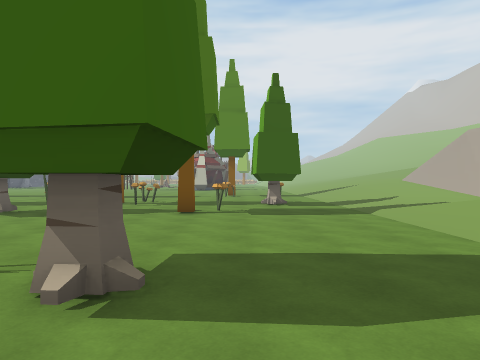
[1] (above)

24 first-person views from a walk through a 3-D level made in the Unity game engine. The camera is 1.5 m above the floor, looks level and sees 70° across. The floor is counted in squares, 2 m on a side. Each view is taken from the middle of a square. On the plan, view 1 faces up. The plan holds only what a view shows up to about 11 squares ahead; the rest is blank. The place goes on beyond the plan. The player character is not drawn. Door leaves are left out, so doorways stand open. Some surface patterns are stand-ins.

[2]
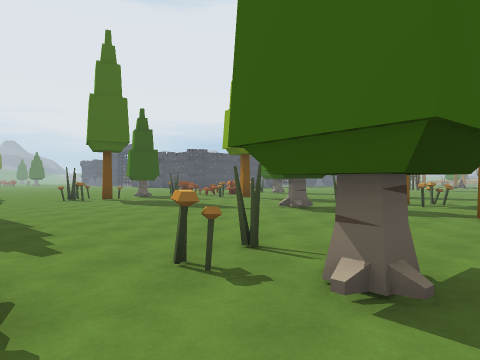

[3]
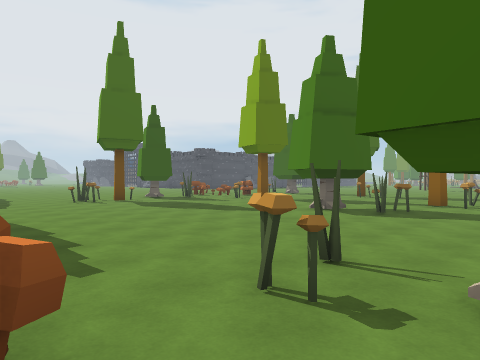

[4]
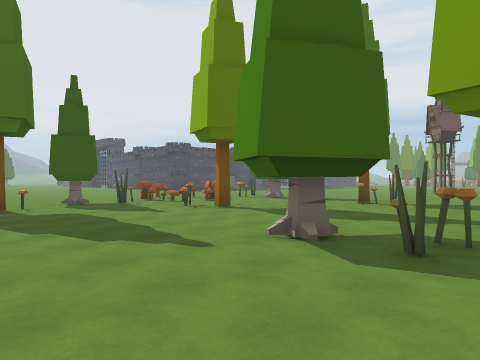

[5]
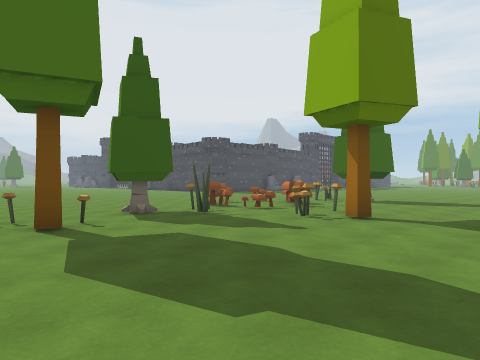

[6]
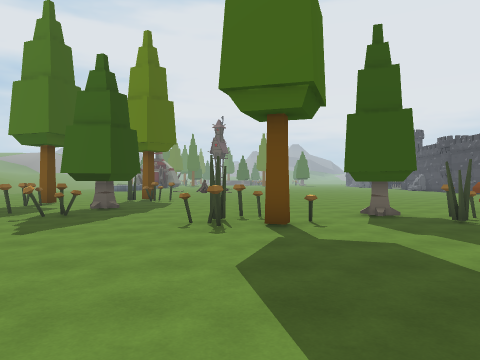

[7]
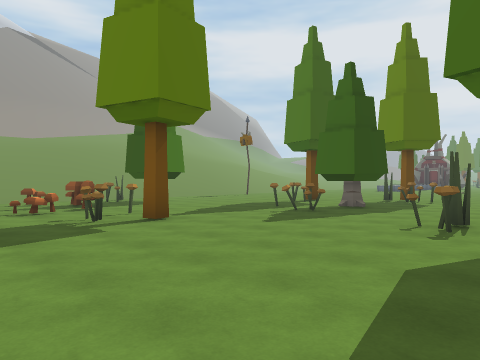

[8]
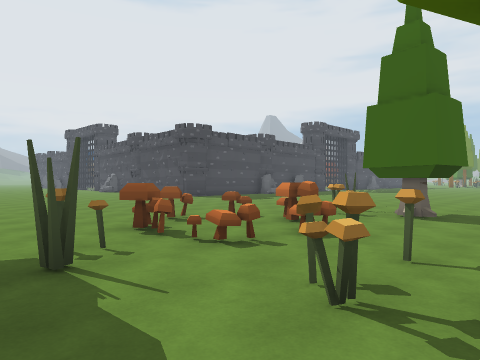

[9]
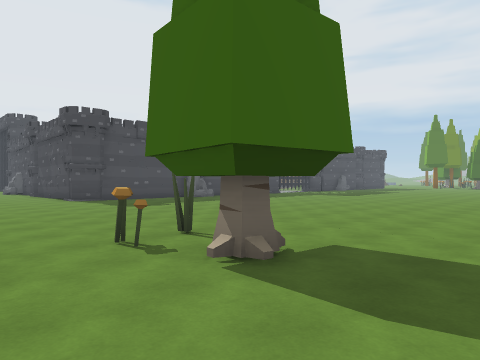

[10]
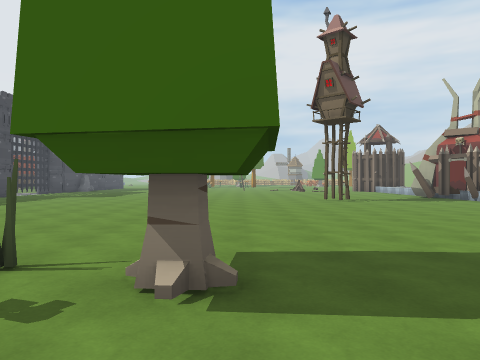

[11]
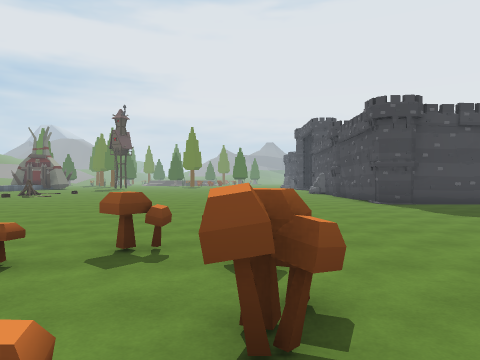

[12]
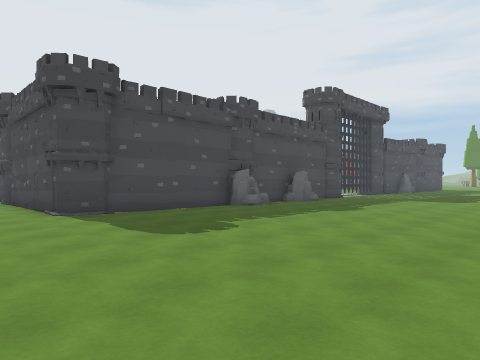

[13]
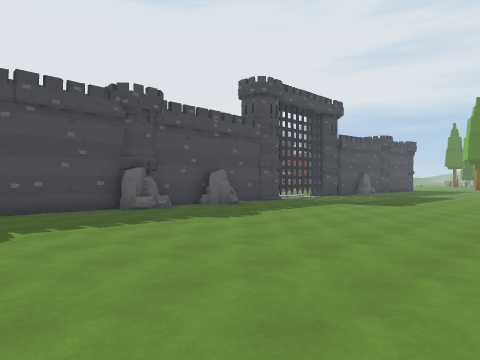

[14]
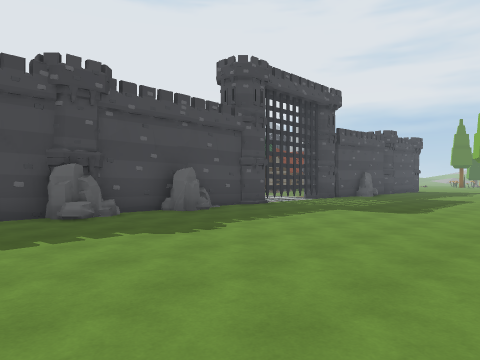

[15]
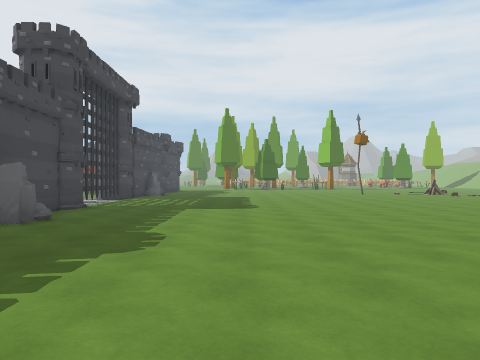

[16]
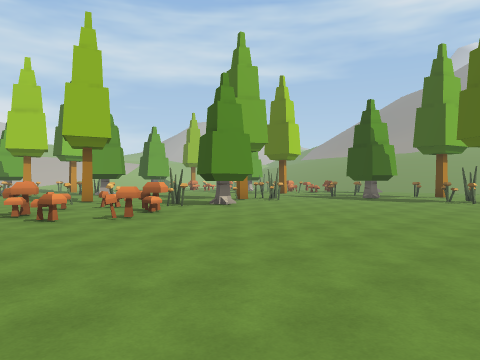

[17]
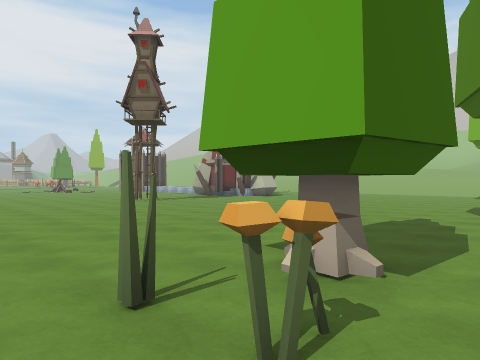

[18]
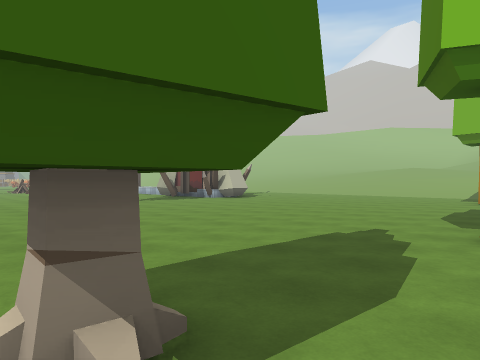

[19]
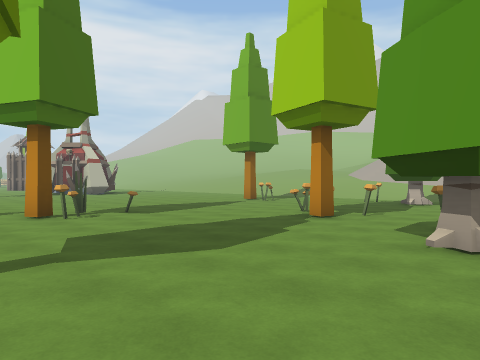

[20]
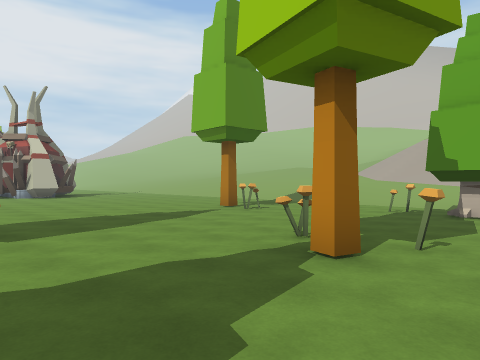

[21]
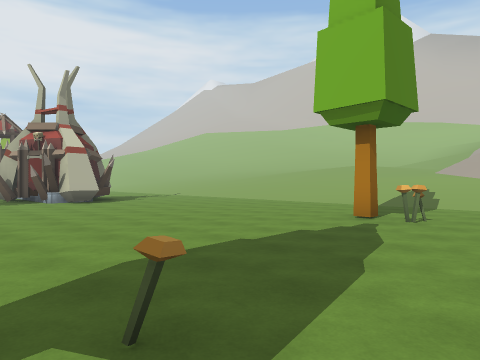

[22]
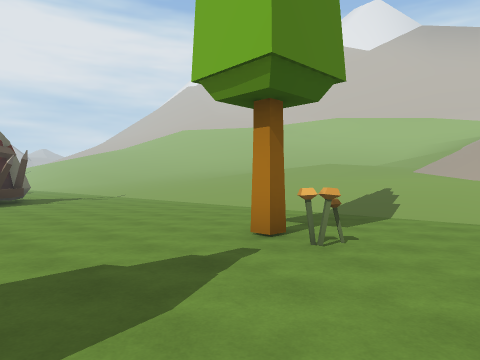

[23]
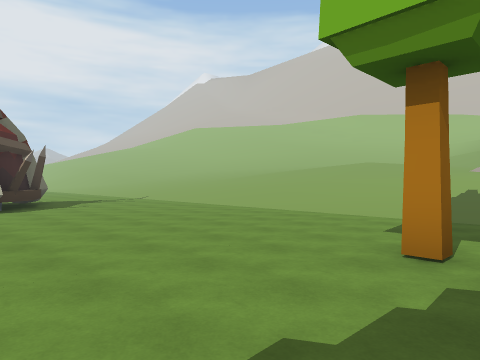

[24]
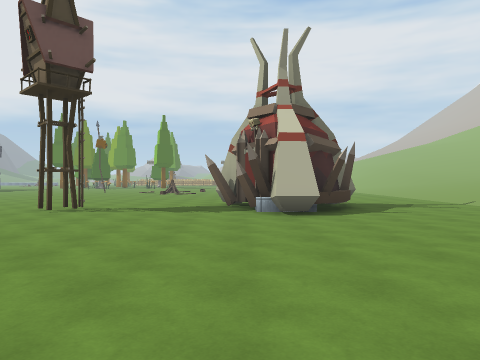

### Floor plan
Key: @ floor where view 1 was taken; # wall or solid block; . main floor; : floor 0.5 m higher than the main floor; / step, stairs or slope; = window, fence, low wall or low ledge; ^ raised ledge; O other object.
Columns run from 23 left of view 1 to 5 right of it. Each row starts with its distance up from view 1.
 30 #............
 29 #............
 28 O..................O   .../
 27 #..................O  O.../
 26 #O.............O....##O...
 25 #O............OO...OOO....
 24 #.........................
 23 OO........................//
 22 #O........................///
 21 #.........................///
 20 #.........................///
 19 O.........................///
 18 O.........................///
 17 ..........................///
 16 .........###...........#..///
 15 .........###...#.......#..///
 14   .............#.=........./
 13  .......=^#................//
 12 ........# ^.............#..//
 11 ........#==.##.....##...#..//
 10  ...........#...........#..//
  9  ........#................./:
  8 .........#.......###..#...//
  7 ..........................//
  6 .. .......#...............//
  5    ......##...............//
  4    .......#.............../
  3    .................#.#...
  2    # ..#..............#...
  1       .#.^...............
  0      ........#=.    ##.@
 -1      ##......#..
 -2      ..  .....=
 -3           ...==
 -4            .^##
 -5             .=

Where each view was taken, in squares from view 1:
view 1: 0 up, 0 right, facing up
view 2: 0 up, 0 right, facing up-left
view 3: 0 up, 1 left, facing up-left
view 4: 4 up, 3 left, facing up-left
view 5: 4 up, 7 left, facing up-left
view 6: 5 up, 7 left, facing left
view 7: 6 up, 7 left, facing down-left
view 8: 8 up, 10 left, facing up-left
view 9: 13 up, 10 left, facing up-left
view 10: 13 up, 12 left, facing up
view 11: 13 up, 12 left, facing left
view 12: 15 up, 15 left, facing up-left
view 13: 18 up, 14 left, facing up-left
view 14: 20 up, 15 left, facing up-left
view 15: 19 up, 18 left, facing up
view 16: 15 up, 22 left, facing down-right
view 17: 14 up, 15 left, facing up-right
view 18: 14 up, 13 left, facing up-right
view 19: 7 up, 10 left, facing up-right
view 20: 9 up, 7 left, facing up-right
view 21: 13 up, 7 left, facing up-right
view 22: 13 up, 4 left, facing up-right
view 23: 15 up, 4 left, facing up-right
view 24: 17 up, 4 left, facing up
